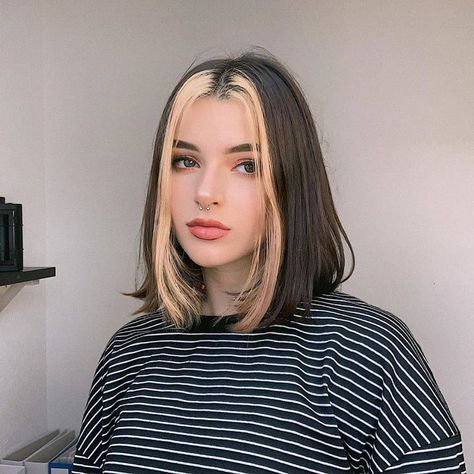
#> input picture Photo/katrina.jpg, 474 x 474 px
$ python basic_func.py
#> lines starting #> are read from the running program, lines starting #| are printed output that depends on the picture; after the words box and inside, x2 and y2 are one past the last pixel; in counts of white or black regions, pixels touching at a corner belong together
import cv2 as cv
import numpy as np

img = cv.imread("Photo/katrina.jpg")
#> img is the input picture: shape (474, 474, 3); mean B, G, R 131.1, 132.5, 142.4
kernel = np.ones((3,3), np.uint8) #(5,5) is the size of the kernel, np.uint8 defines the type of the obj -> Unsigned INTeger of 8 bit

imgGray = cv.cvtColor(img, cv.COLOR_BGR2GRAY)
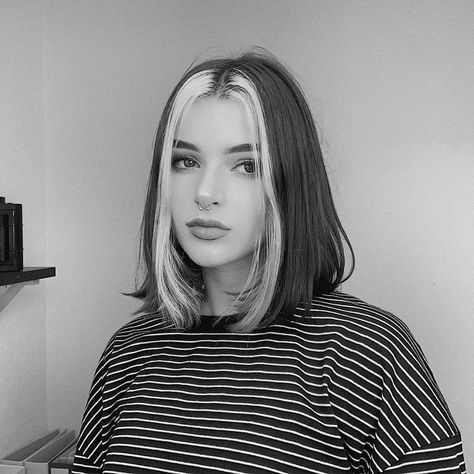
#> imgGray: shape (474, 474); min 0, max 255, mean 135.3
imgBlur = cv.GaussianBlur(imgGray, (5,5), 0)
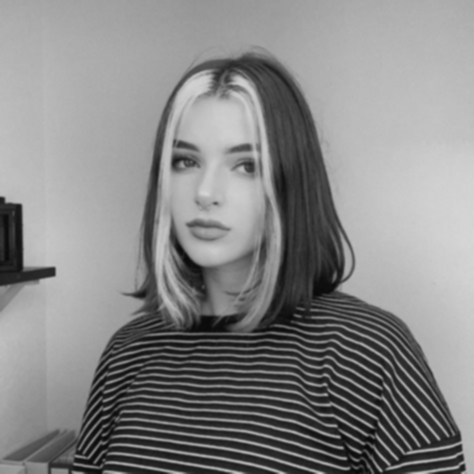
#> imgBlur: shape (474, 474); min 7, max 214, mean 135.3
imgCanny = cv.Canny(img, 150, 100)
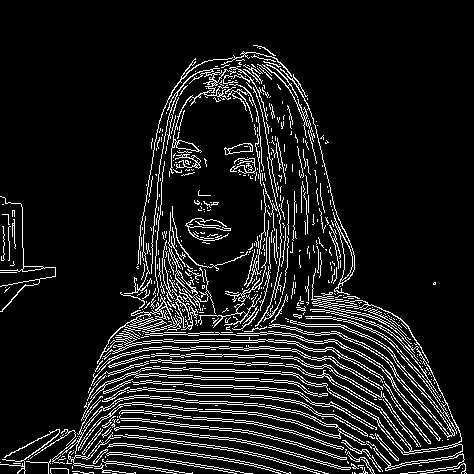
#> imgCanny: shape (474, 474); 10.4% white in thin lines or dots, all inside (x1, y1, x2, y2) = (0, 45, 467, 474)
imgDialation = cv.dilate(imgCanny, kernel, iterations=1)
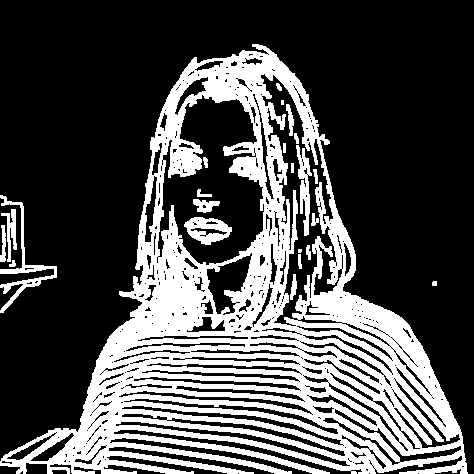
#> imgDialation: shape (474, 474); 30.4% white; 23 white regions (2 under 20 px), largest, box (x1, y1, x2, y2) and area: (0, 44, 468, 474) 64423, (0, 195, 57, 313) 1039, (184, 217, 232, 245) 774
imgEroded = cv.erode(imgDialation, kernel, iterations=1)
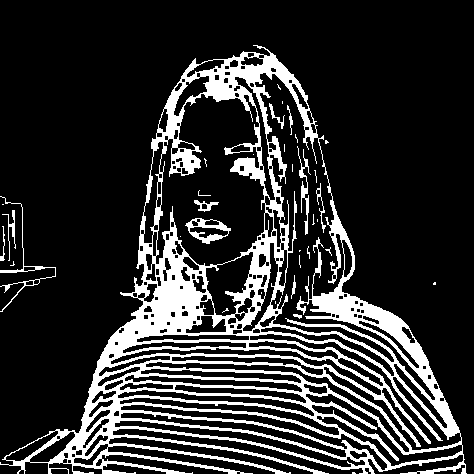
#> imgEroded: shape (474, 474); 18.7% white; 36 white regions (24 under 20 px), largest, box (x1, y1, x2, y2) and area: (0, 45, 467, 474) 39938, (185, 218, 231, 244) 448, (0, 196, 56, 312) 395


cv.imshow("Gray Image", imgGray)
cv.imshow("Blur Image", imgBlur)
cv.imshow("Canny Image", imgCanny)
cv.imshow("Dialation Image", imgDialation)
cv.imshow("Erosion Image", imgEroded)

cv.waitKey(0)
